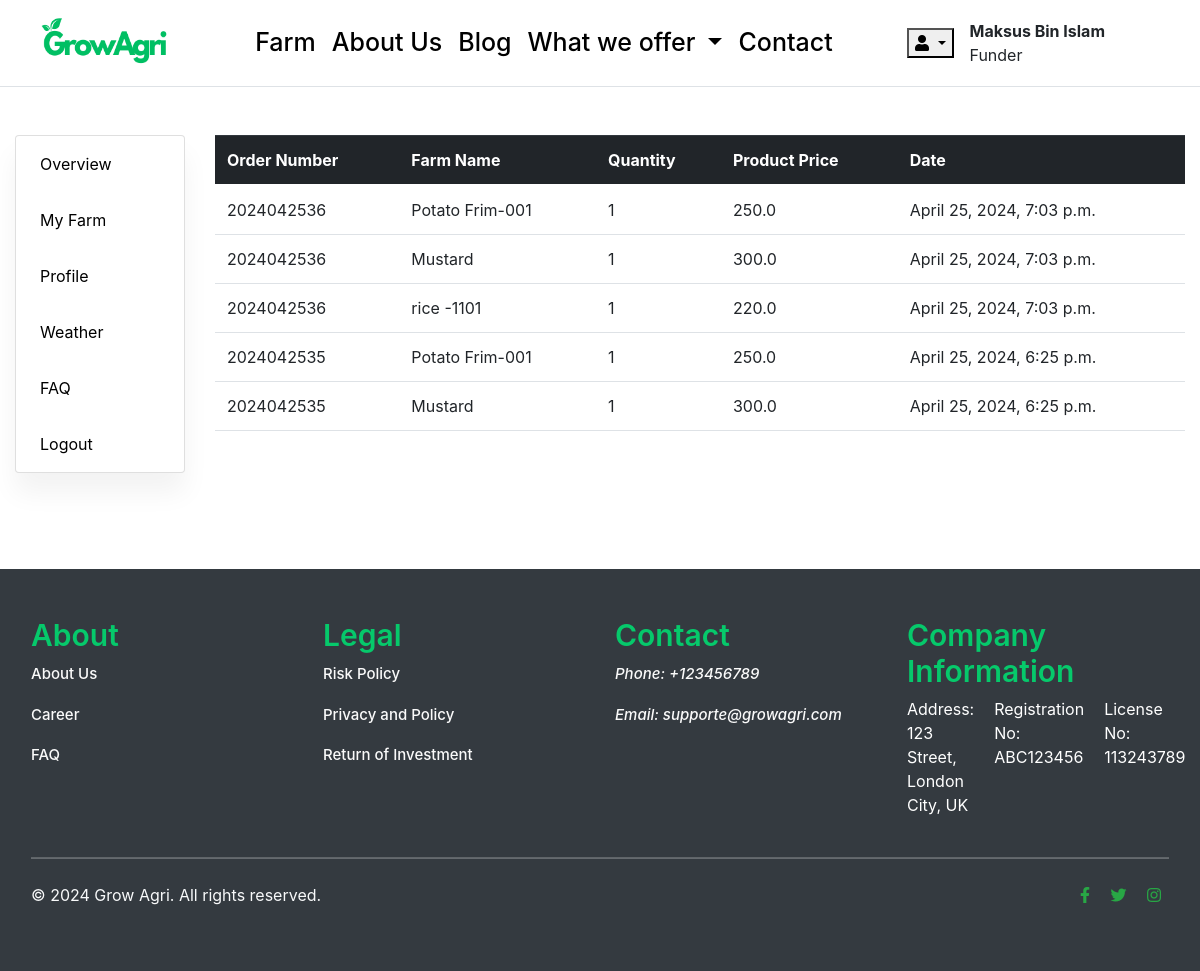
The page /accounts/my_funds/ (signed in) on the database as committed earlier.
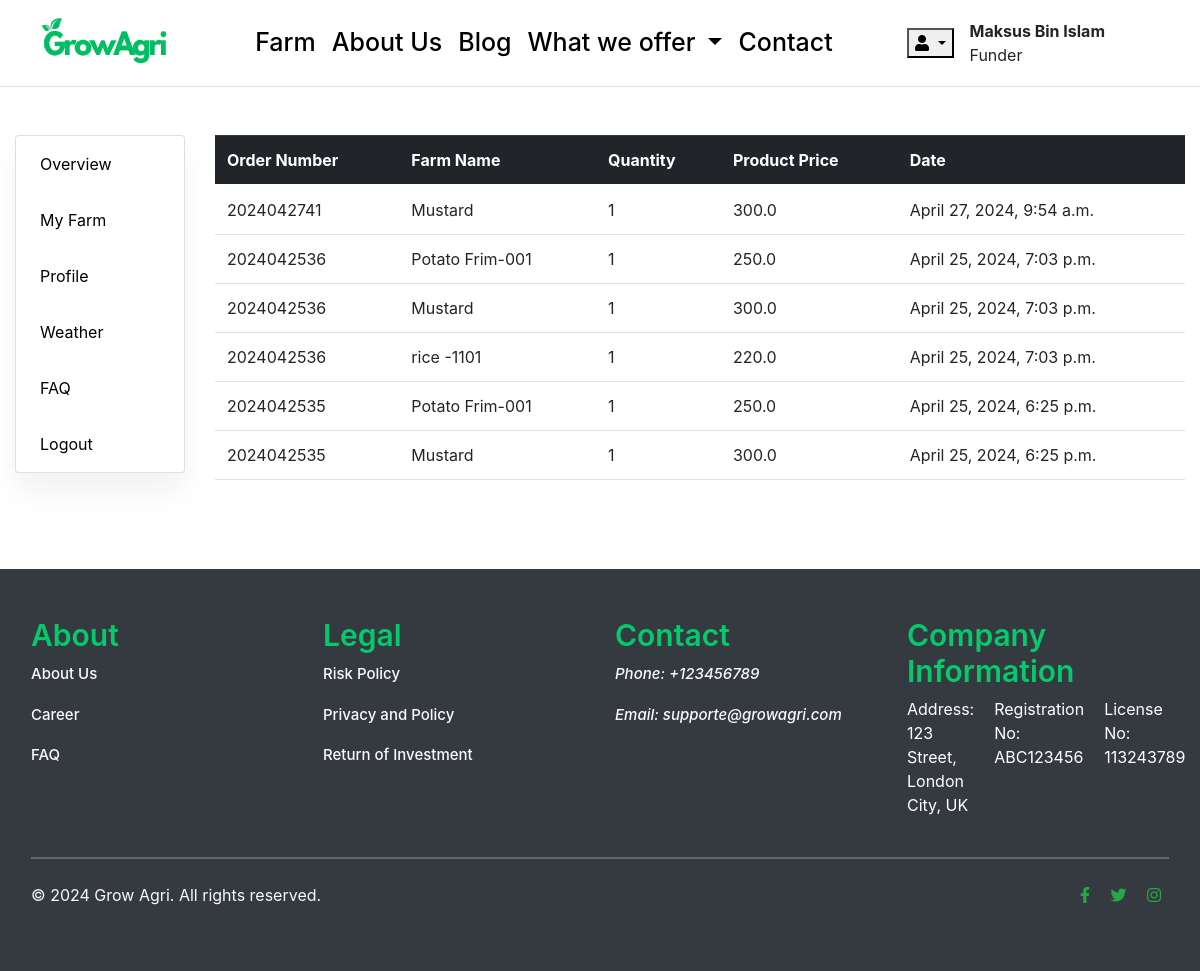
The same page on the database as committed later.
### funds/models.py (models this page shows, shortened)
class Order(models.Model):
    STATUS = (
        ('New', 'New'),
        ('Accepted', 'Accepted'),
        ('Completed', 'Completed'),
        ('Cancelled', 'Cancelled'),
    )
    user = models.ForeignKey(Account, on_delete=models.SET_NULL, null=True)
    payment = models.ForeignKey(Payment, on_delete=models.SET_NULL, blank=True, null=True)
    order_number = models.CharField(max_length=20)
    bank_name = models.CharField(max_length=50)
    account_name = models.CharField(max_length=50)
    account_number = models.CharField(max_length=50)
    branch_name = models.CharField(max_length=50)
    paypal_account_name = models.CharField(max_length=50)
    paypal_email = models.CharField(max_length=50)
    roi = models.FloatField(null=True)
    status = models.CharField(max_length=10, choices=STATUS, default='New')
    ip = models.CharField(blank=True, max_length=20)
    is_ordered = models.BooleanField(default=False)
    created_at = models.DateTimeField(auto_now_add=True)
    updated_at = models.DateTimeField(auto_now=True)

class OrderProduct(models.Model):
    order = models.ForeignKey(Order, on_delete=models.CASCADE)
    payment = models.ForeignKey(Payment, on_delete=models.SET_NULL, blank=True, null=True)
    user = models.ForeignKey(Account, on_delete=models.CASCADE)
    product = models.ForeignKey(Farm, on_delete=models.CASCADE)
    quantity = models.IntegerField()
    product_price = models.FloatField()
    ordered = models.BooleanField(default=False)
    created_at = models.DateTimeField(auto_now_add=True)
    updated_at = models.DateTimeField(auto_now=True)

### farm/models.py (models this page shows, shortened)
class Farm(models.Model):
    farm_name = models.CharField(max_length=200, unique=True)
    slug = models.SlugField(max_length=200, unique=True, blank=True)
    description = models.TextField(max_length=500, blank=True)
    price = models.IntegerField()
    images = models.ImageField(upload_to='photos/farm')
    stock = models.IntegerField()
    is_available = models.BooleanField(default=True)
    category = models.ForeignKey(CropType, on_delete=models.CASCADE)
    created_date = models.DateTimeField(auto_now_add=True)
    modified_date = models.DateTimeField(auto_now=True)
    campaign_status = models.CharField(max_length=20, choices=[('draft', 'Draft'), ('active', 'Active'), ('completed', 'Completed')], default='draft')
    location = models.CharField(max_length=200, default='')  # Location of the farm
    duration = models.IntegerField(default=None, null=True, blank=True)
    custom_percentage = models.FloatField(validators=[MinValueValidator(0)], null=True, blank=True)

### accounts/views.py (the view)
# urls.py: path('my_funds/', views.my_funds, name='my_funds')
def my_funds(request):
    orders = Order.objects.filter(user=request.user, is_ordered=True).order_by('-created_at')
    order_products = []
    for order in orders:
        order_products.extend(order.orderproduct_set.all())
    context = {
        'orders': orders,
        'order_products': order_products,
    }
    return render(request, 'dashboard/my_funds.html', context)

### carts/context_processors.py (called while the page is built)
def counter(request):
    cart_count = 0
    if 'admin' in request.path:
        return {}
    else:
        try:
            cart = Cart.objects.filter(cart_id=_cart_id(request))
            if request.user.is_authenticated:
                cart_items = CartItem.objects.all().filter(user=request.user)
            else:
                cart_items = CartItem.objects.filter(cart=cart[:1])
            for cart_item in cart_items:
                cart_count += cart_item.quantity
        except Cart.DoesNotExist:
            cart_count = 0
    return {'cart_count': cart_count}

### carts/views.py (called while the page is built)
def _cart_id(request):
    cart = request.session.session_key
    if not cart:
        cart = request.session.create()
    return cart

### projects/context_processors.py (called while the page is built)
def menu_links(request):
    links = CropType.objects.all()
    return dict(links=links)

### templates/dashboard/my_funds.html (shortened to what this page needs)
{% extends "base.html" %}
{% load static %}
{% block content %}
<div class="container-fluid h-100 my-5 drawer_container">
    <div class="row">
       {% include "includes/dashboard_sidebar.html" %}
            <div class="row">
                <div class="col-md-12">
                    <table class="table">
                        <thead class="thead-dark">
                            <tr>
                                <th scope="col">Order Number</th>
                                <th scope="col">Farm Name</th>
                                <th scope="col">Quantity</th>
                                <th scope="col">Product Price</th>
                                <th scope="col">Date</th>
                            </tr>
                        </thead>
                        <tbody>
                            {% for order in orders %}
                                {% for order_product in order.orderproduct_set.all %}
                                    <tr>
                                        <td>{{ order.order_number }}</td>
                                        <td>{{ order_product.product.farm_name }}</td>
                                        <td>{{ order_product.quantity }}</td>
                                        <td>{{ order_product.product_price }}</td>
                                        <td>{{ order_product.created_at }}</td>
                                    </tr>
                                {% endfor %}
                            {% endfor %}
                        </tbody>
                    </table>
                </div>
            </div>
        </div>
    </div>
</div>
{% endblock content %}

Rows that differ between the two databases and show on the page:
added Order: order_number "2024042741"
added OrderProduct: product.farm_name "Mustard", quantity "1", product_price "300.0", created_at "April 27, 2024, 9:54 a.m."
